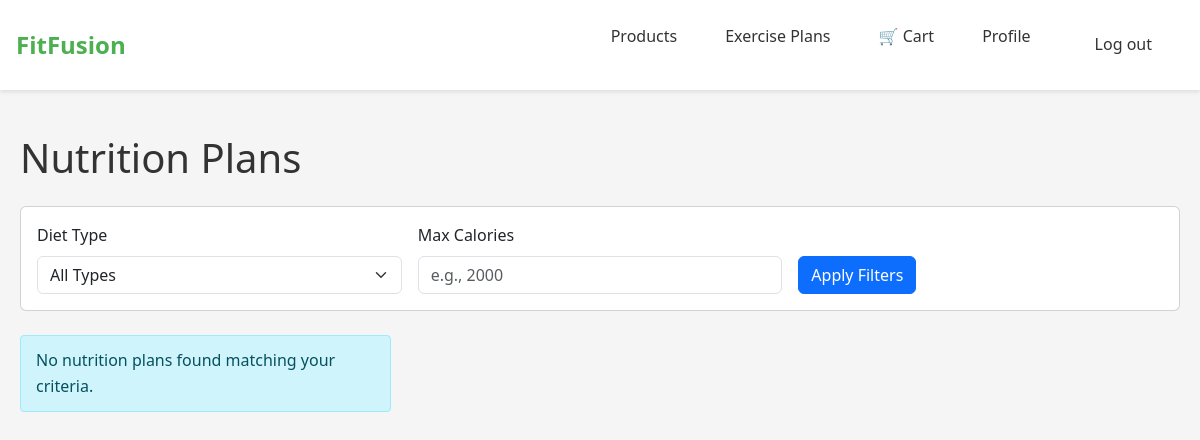
Before: /inventory/nutrition-plans/ (signed in) with the older database file.
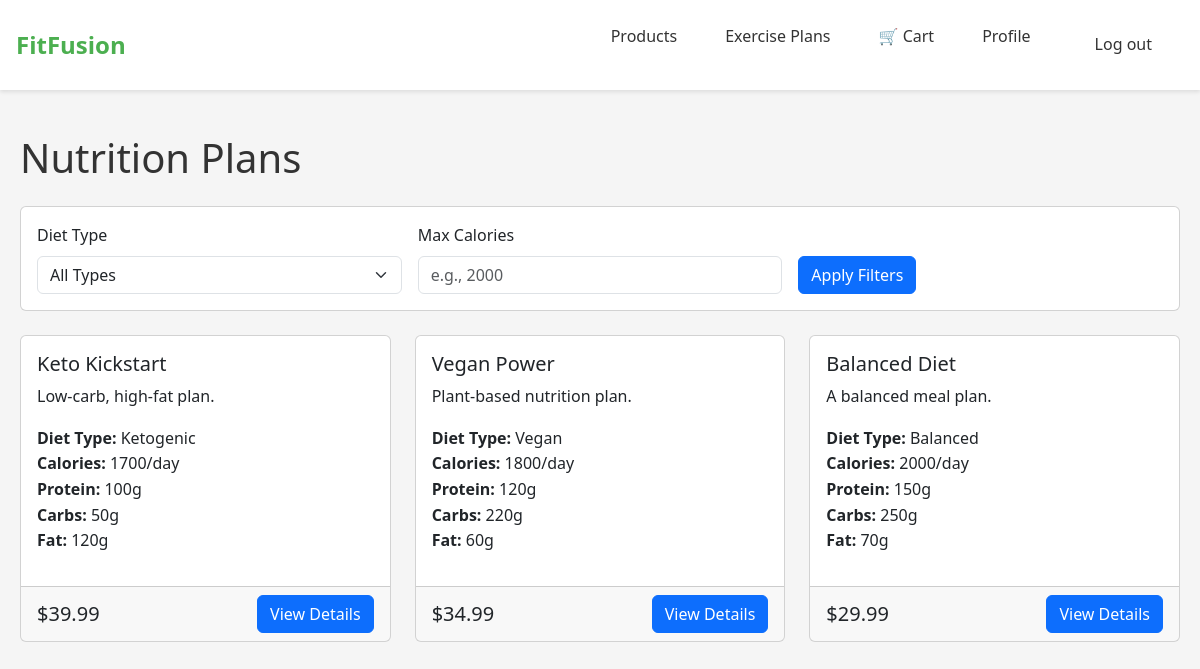
After: the same page with the newer database file.
### inventory/models.py (models this page shows, shortened)
class NutritionPlan(models.Model):
    DIET_TYPE_CHOICES = [
        ('VEG', 'Vegetarian'),
        ('VEGAN', 'Vegan'),
        ('PALEO', 'Paleo'),
        ('KETO', 'Ketogenic'),
        ('BAL', 'Balanced'),
    ]
    name = models.CharField(max_length=200)
    slug = models.SlugField(unique=True)
    description = models.TextField()
    diet_type = models.CharField(max_length=5, choices=DIET_TYPE_CHOICES)
    calories_per_day = models.PositiveIntegerField(help_text="Target calories per day")
    protein_grams = models.PositiveIntegerField(help_text="Target protein in grams")
    carbs_grams = models.PositiveIntegerField(help_text="Target carbs in grams")
    fat_grams = models.PositiveIntegerField(help_text="Target fat in grams")
    created_at = models.DateTimeField(auto_now_add=True)
    updated_at = models.DateTimeField(auto_now=True)
    nutritionist = models.ForeignKey(User, on_delete=models.SET_NULL, null=True)
    price = models.DecimalField(max_digits=10, decimal_places=2, default=29.99)
    sale_price = models.DecimalField(max_digits=10, decimal_places=2, null=True, blank=True)
    is_active = models.BooleanField(default=True)
    class Meta:
        ordering = ['-created_at']
    @property
    def current_price(self):
        return self.sale_price if self.sale_price else self.price

### inventory/views.py (the view)
# urls.py: path('nutrition-plans/', views.nutrition_plan_list, name='nutrition_plan_list'),
@login_required
def nutrition_plan_list(request):
    plans = NutritionPlan.objects.filter(is_active=True)
    diet_type = request.GET.get('diet_type')
    if diet_type:
        plans = plans.filter(diet_type=diet_type)
    max_calories = request.GET.get('max_calories')
    if max_calories:
        plans = plans.filter(calories_per_day__lte=int(max_calories))
    return render(request, 'inventory/nutrition_plans.html', {
        'plans': plans
    })

### inventory/templates/inventory/nutrition_plans.html (shortened to what this page needs)
{% extends 'base.html' %}
{% load static %}
{% block content %}
<div class="container mt-4">
    <h1 class="mb-4">Nutrition Plans</h1>
    <div class="card mb-4">
        <div class="card-body">
            <form method="get" class="row g-3">
                <div class="col-md-4">
                    <label for="diet_type" class="form-label">Diet Type</label>
                    <select name="diet_type" id="diet_type" class="form-select">
                        <option value="">All Types</option>
                    </select>
                </div>
                <div class="col-md-4">
                    <label for="max_calories" class="form-label">Max Calories</label>
                    <input type="number" name="max_calories" id="max_calories" class="form-control"
                           value="{{ request.GET.max_calories }}" placeholder="e.g., 2000">
                </div>
                <div class="col-md-4 d-flex align-items-end">
                    <button type="submit" class="btn btn-primary">Apply Filters</button>
                </div>
            </form>
        </div>
    </div>
    <div class="row row-cols-1 row-cols-md-2 row-cols-lg-3 g-4">
        {% for plan in plans %}
        <div class="col">
            <div class="card h-100">
                <div class="card-body">
                    <h5 class="card-title">{{ plan.name }}</h5>
                    <p class="card-text">{{ plan.description|truncatewords:30 }}</p>
                    <ul class="list-unstyled">
                        <li><strong>Diet Type:</strong> {{ plan.get_diet_type_display }}</li>
                        <li><strong>Calories:</strong> {{ plan.calories_per_day }}/day</li>
                        <li><strong>Protein:</strong> {{ plan.protein_grams }}g</li>
                        <li><strong>Carbs:</strong> {{ plan.carbs_grams }}g</li>
                        <li><strong>Fat:</strong> {{ plan.fat_grams }}g</li>
                    </ul>
                </div>
                <div class="card-footer">
                    <div class="d-flex justify-content-between align-items-center">
                        <span class="h5 mb-0">${{ plan.current_price }}</span>
                        <a href="{% url 'inventory:nutrition_plan_detail' plan.id %}" class="btn btn-primary">View Details</a>
                    </div>
                </div>
            </div>
        </div>
        {% empty %}
        <div class="col-12">
            <div class="alert alert-info">
                No nutrition plans found matching your criteria.
            </div>
        </div>
        {% endfor %}
    </div>
</div>
{% endblock %}

Changed rows visible on the page:
added NutritionPlan: name "Keto Kickstart", description "Low-carb, high-fat plan.", diet_type "Ketogenic", calories_per_day "1700", protein_grams "100", carbs_grams "50", fat_grams "120", current_price "39.99"
added NutritionPlan: name "Vegan Power", description "Plant-based nutrition plan.", diet_type "Vegan", calories_per_day "1800", protein_grams "120", carbs_grams "220", fat_grams "60", current_price "34.99"
added NutritionPlan: name "Balanced Diet", description "A balanced meal plan.", diet_type "Balanced", calories_per_day "2000", protein_grams "150", carbs_grams "250", fat_grams "70", current_price "29.99"
Other visible differences:
text no longer shown: "No nutrition plans found matching your criteria."
